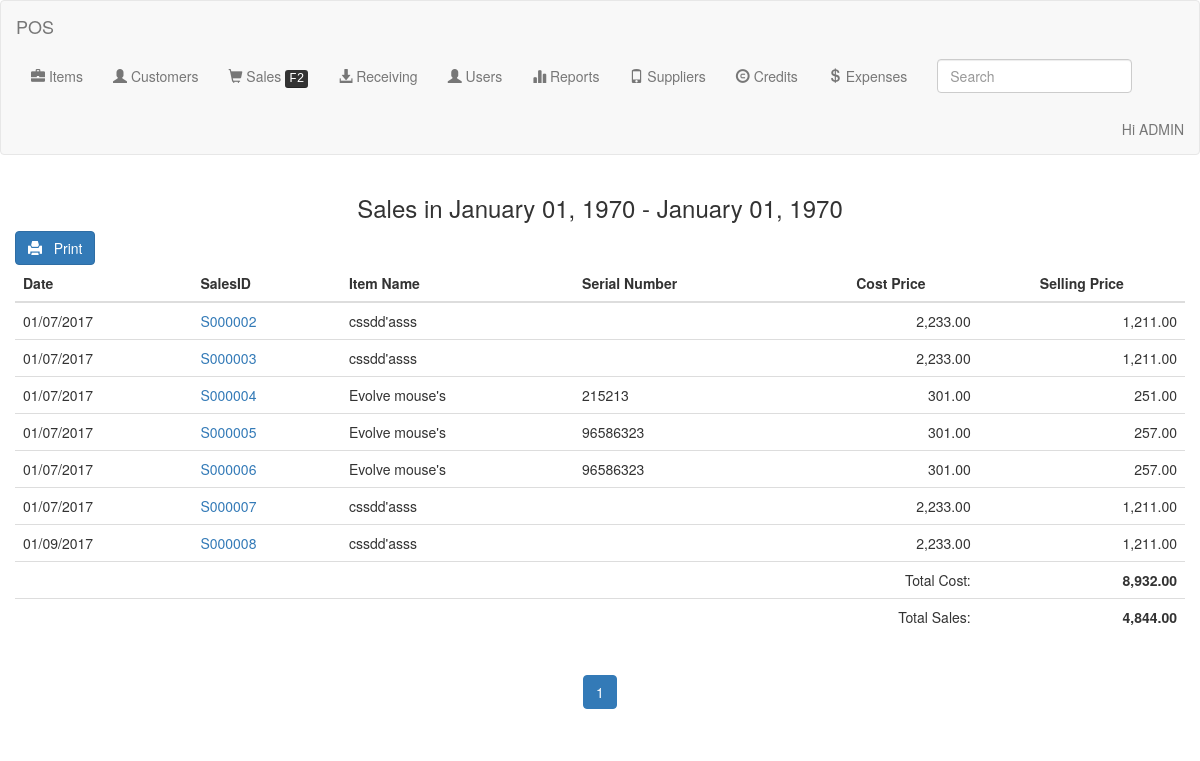
Screenshot of /reports-per-category.php (signed in) with the database file from the repository.
### tables this page shows
CREATE TABLE `app_config` (
  `id` int(11) NOT NULL AUTO_INCREMENT,
  `app_name` varchar(50) NOT NULL,
  `type_payment` varchar(100) NOT NULL,
  `address` varchar(100) NOT NULL,
  `contact_number` varchar(100) NOT NULL,
  `app_company_name` varchar(100) NOT NULL,
  `maximum_items_displayed` float NOT NULL,
  `logo` text NOT NULL,
  PRIMARY KEY (`id`)
);

CREATE TABLE `tbl_users` (
  `accountID` int(255) NOT NULL AUTO_INCREMENT,
  `username` varchar(50) NOT NULL,
  `password` varchar(50) NOT NULL,
  `type` varchar(10) NOT NULL,
  `employee_name` varchar(50) NOT NULL,
  `themes` varchar(50) NOT NULL,
  `deleted` int(10) NOT NULL,
  `items` int(11) NOT NULL,
  `customers` int(11) NOT NULL,
  `sales` int(11) NOT NULL,
  `receiving` int(11) NOT NULL,
  `users` int(11) NOT NULL,
  `reports` int(11) NOT NULL,
  `suppliers` int(11) NOT NULL,
  `credits` int(11) NOT NULL,
  `expenses` int(11) NOT NULL,
  PRIMARY KEY (`accountID`)
);

CREATE TABLE `tbl_purchases` (
  `purchaseID` int(255) NOT NULL AUTO_INCREMENT,
  `itemID` int(255) NOT NULL,
  `quantity` float NOT NULL,
  `price` float NOT NULL,
  `subtotal` float NOT NULL,
  `accountID` int(255) NOT NULL,
  `profit` float NOT NULL,
  `loss` float NOT NULL,
  `orderID` int(255) NOT NULL,
  `state` int(11) NOT NULL,
  `costprice` float NOT NULL,
  `customerID` int(255) NOT NULL,
  `date_ordered` varchar(20) NOT NULL,
  `serial_number` text NOT NULL,
  `date_ordered_int` int(11) NOT NULL,
  `item_detail_id` int(11) NOT NULL,
  `deleted` int(11) NOT NULL,
  PRIMARY KEY (`purchaseID`)
);

CREATE TABLE `tbl_items` (
  `itemID` int(255) NOT NULL AUTO_INCREMENT,
  `itemname` varchar(100) NOT NULL,
  `category` varchar(50) NOT NULL,
  `costprice` float NOT NULL,
  `srp` double NOT NULL,
  `dp` float NOT NULL,
  `quantity` float NOT NULL,
  `comment` text NOT NULL,
  `deleted` int(11) NOT NULL,
  `reorder` int(11) NOT NULL,
  `has_serial` int(11) NOT NULL,
  PRIMARY KEY (`itemID`)
);

### reports-per-category.php (the view, shortened to what this page needs)
<?php
$page=@$_GET['page'];
$f=@$_GET['f'];
$t=@$_GET['t'];
			$by=@$_GET['by'];
include 'db.php';
?>
<!DOCTYPE html>
<html lang="en">
<head>
  <?php
  if(isset($themes)&&$themes!=''){
	  echo "<link rel='stylesheet' href='css/$themes'>";
  }else{
	  echo "<link rel='stylesheet' href='css/bootstrap.min.css'>";
  }
  ?>
  <link rel="stylesheet" href="style.css">
  <link rel="stylesheet" href="themes/smoothness/jquery-ui.css">
  <link rel="stylesheet" href="/resources/demos/style.css">
</head>
<body>
	   <nav class = "navbar navbar-default" role = "navigation" id='heading'>
	   <div class = "navbar-header">
		  <a class = "navbar-brand" href = "index"><?php echo $app_name; ?></a>
	   </div>
	   <div class = "collapse navbar-collapse" id = "example-navbar-collapse">
		  <ul class = "nav navbar-nav  navbar-left">
		  <?php
		  $header = new Template;
		  foreach ($list_modules as $module) {
			if($module==1){
				$badge_arg = $badge_i;
			}elseif($module==3){
				$badge_arg = $badge;
			}elseif($module==8){
				$badge_arg = $badge_credit;
			}else{
				$badge_arg = 0;
			}
			echo $header->header($module,$badge_arg,1);
		  }
		  ?>
		 <?php if($logged!=0){ ?>
		 <div class="form-group navbar-form navbar-right">
			<input type="text" class="form-control" placeholder="Search" name='search' id='search' autocomplete='off'><div id='item_results'></div>
		 </div>
		 <?php } ?>
		  </ul>
		  <?php
		  if($logged==0){
		  ?>
		  	<ul class='nav navbar-nav navbar-right'>
				<li><a href='login'><span class='glyphicon glyphicon-log-in'></span> Login</a></li>
			</ul>
		  <?php }else{ ?>
		  	<ul class='nav navbar-nav navbar-right'>
				<li>
					<a href='#' role='button'
					  data-container = 'body' data-toggle = 'popover' data-placement = 'bottom'
					  data-content = "
						<a href='settings' class = 'list-group-item'><span class='glyphicon glyphicon-cog'></span> Settings</a>
						<a href = 'maintenance' class = 'list-group-item'><span class='glyphicon glyphicon-hdd'></span> Maintenance</a><a href = 'logout' class = 'list-group-item'><span class='glyphicon glyphicon-log-out'></span> Logout</a><a href = '#' class = 'list-group-item shutdown'><span class='glyphicon glyphicon-off'></span> Shutdown</a>
					  ">
					Hi <?php echo $employee_name; ?></a></a>
				</li>
			</ul>
		  <?php }?>
		  </div>
	   </nav>
<div class="container-fluid">
  <div class='row'>
  	<div class='col-md-12'>
	<?php
	if($logged==1||$logged==2){
	if($reports=='1'){
		echo "<center><h3>Sales in ".date("F d, Y - ",strtotime($f)).date("F d, Y",strtotime($t))."</h3></center>";
		?>
		<div class="table-responsive">
		<button onclick="window.print()" class="btn btn-primary prints"><span class="glyphicon glyphicon-print"></span>&nbsp;&nbsp; Print </button>
			<table class="table table-hover">
				<thead>
					<tr>
						<th>Date</th>
						<th>SalesID</th>
						<th>Item Name</th>
						<th>Serial Number</th>
						<th style='text-align:center;'>Cost Price</th>
						<th style='text-align:center;'>Selling Price</th>
					</tr>
				</thead>
				<tbody>
					<?php
					if(!isset($page)){$page=1;}elseif($page<=0){$page=1;}
					$maxitem = $maximum_items_displayed;
					$limit = ($page*$maxitem)-$maxitem;
					$query = "SELECT * FROM tbl_purchases";
					$numitemquery = mysql_query($query);
					$numitem = mysql_num_rows($numitemquery);
					$query.=" LIMIT $limit, $maxitem";
			 		if(($numitem%$maxitem)==0){
						$lastpage=($numitem/$maxitem);
					}else{
						$lastpage=($numitem/$maxitem)-(($numitem%$maxitem)/$maxitem)+1;
					}
					$sales_items_query = mysql_query($query);
					if(mysql_num_rows($sales_items_query)!=0){
						while($sales_items_row=mysql_fetch_assoc($sales_items_query)){
							$item_data = mysql_fetch_assoc(mysql_query("SELECT * FROM tbl_items WHERE itemID='".$sales_items_row["itemID"]."' AND deleted='0'"));
							$total_cost_data = mysql_fetch_assoc(mysql_query("SELECT SUM(costprice) as total_costprice FROM tbl_purchases WHERE itemID='".$sales_items_row["itemID"]."' AND deleted='0'"));
							$total_selling_price_data = mysql_fetch_assoc(mysql_query("SELECT SUM(price) as total_selling_price FROM tbl_purchases WHERE itemID='".$sales_items_row["itemID"]."' AND deleted='0'"));
							echo "
							<tr>
								<td>".date("m/d/Y",$sales_items_row["date_ordered_int"])."</td>
								<td><a href='sales-re?id=".$sales_items_row["orderID"]."'>S".sprintf("%06d",$sales_items_row["orderID"])."</a></td>
								<td>".$item_data["itemname"]."</td>
								<td>".$sales_items_row["serial_number"]."</td>
								<td style='text-align:right'>".number_format($sales_items_row["costprice"],2)."</td>
								<td style='text-align:right'>".number_format($sales_items_row["price"],2)."</td>
							</tr>
							";
						}
					}
					?>
				</tbody>
				<tfoot>
						<?php
						$sales_items_query = mysql_query($query);
						if(mysql_num_rows($sales_items_query)!=0){
							echo "<tr><td colspan='5' style='text-align:right'>Total Cost:</td><th style='text-align:right;'>".number_format($total_cost_data["total_costprice"],2)."</th></tr>";
							echo "<tr><td colspan='5' style='text-align:right'>Total Sales:</td><th style='text-align:right;'>".number_format($total_selling_price_data["total_selling_price"],2)."</th></tr>";
						}
						?>
				</tfoot>
			</table>
			<?php
				echo "
			<div class='text-center'>
				<ul class='pagination prints'>
				";
				$url="?by=$by&f=$f&t=$t&";
				for($i=$page;$i<=$lastpage;$i++){
					if($i==$page){
						echo "<li class='active'><a href = '#'>$i</a></li>";
					}else{
						echo "<li><a href = '".$url."page=$i'>$i</a></li>";
					}
				}
				echo "</ul><span class='page' >Page $page</span>
				</div>
				";
			?>
		</div>
		<?php
	}else{
		echo "<strong><center>You do not have the authority to access this module.</center></strong>";
	}
	}else{
		header("location:index");
		} ?>
	</div>
  </div>
</div>
</body>
</html>

### rows the page displays
app_config: app_name "POS"
tbl_users: employee_name "ADMIN"
tbl_purchases: date_ordered_int "01/07/2017", orderID "000002", itemID.itemname "cssdd'asss", costprice "2,233.00", price "1,211.00"
tbl_purchases: date_ordered_int "01/07/2017", orderID "000003", itemID.itemname "cssdd'asss", costprice "2,233.00", price "1,211.00"
tbl_purchases: date_ordered_int "01/07/2017", orderID "000004", itemID.itemname "Evolve mouse's", serial_number "215213", costprice "301.00", price "251.00"
tbl_purchases: date_ordered_int "01/07/2017", orderID "000005", itemID.itemname "Evolve mouse's", serial_number "96586323", costprice "301.00", price "257.00"
tbl_purchases: date_ordered_int "01/07/2017", orderID "000006", itemID.itemname "Evolve mouse's", serial_number "96586323", costprice "301.00", price "257.00"
tbl_purchases: date_ordered_int "01/07/2017", orderID "000007", itemID.itemname "cssdd'asss", costprice "2,233.00", price "1,211.00"
tbl_purchases: date_ordered_int "01/09/2017", orderID "000008", itemID.itemname "cssdd'asss", costprice "2,233.00", price "1,211.00"

### other values shown
date("F d, Y - ",strtotime($f)) "January 01, 1970 -"
date("F d, Y",strtotime($t)) "January 01, 1970"
$total_cost_data["total_costprice"] "8,932.00"
$total_selling_price_data["total_selling_price"] "4,844.00"
